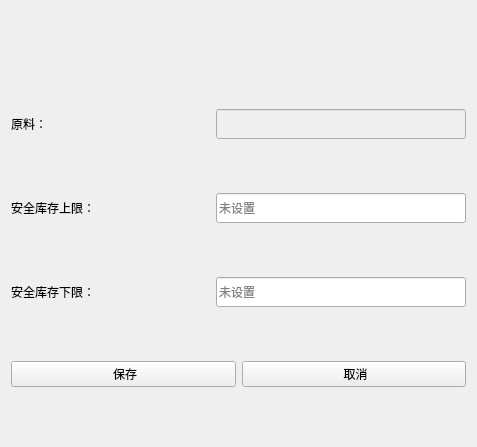
<?xml version="1.0" encoding="UTF-8"?>
<ui version="4.0">
 <class>SetDefaultLimit</class>
 <widget class="QWidget" name="SetDefaultLimit">
  <property name="geometry">
   <rect>
    <x>0</x>
    <y>0</y>
    <width>477</width>
    <height>447</height>
   </rect>
  </property>
  <property name="windowTitle">
   <string>Form</string>
  </property>
  <layout class="QVBoxLayout" name="verticalLayout">
   <item>
    <spacer name="horizontalSpacer">
     <property name="orientation">
      <enum>Qt::Horizontal</enum>
     </property>
     <property name="sizeHint" stdset="0">
      <size>
       <width>40</width>
       <height>25</height>
      </size>
     </property>
    </spacer>
   </item>
   <item>
    <spacer name="horizontalSpacer_2">
     <property name="orientation">
      <enum>Qt::Horizontal</enum>
     </property>
     <property name="sizeHint" stdset="0">
      <size>
       <width>40</width>
       <height>25</height>
      </size>
     </property>
    </spacer>
   </item>
   <item>
    <layout class="QHBoxLayout" name="horizontalLayout">
     <item>
      <widget class="QLabel" name="label">
       <property name="text">
        <string>原料：</string>
       </property>
      </widget>
     </item>
     <item>
      <widget class="QLineEdit" name="lineEditMatNumber">
       <property name="enabled">
        <bool>false</bool>
       </property>
       <property name="minimumSize">
        <size>
         <width>250</width>
         <height>30</height>
        </size>
       </property>
       <property name="maximumSize">
        <size>
         <width>250</width>
         <height>30</height>
        </size>
       </property>
       <property name="styleSheet">
        <string notr="true">color: rgb(0, 0, 0);</string>
       </property>
      </widget>
     </item>
    </layout>
   </item>
   <item>
    <layout class="QHBoxLayout" name="horizontalLayout_6">
     <item>
      <widget class="QLabel" name="labelUpper">
       <property name="text">
        <string>安全库存上限：</string>
       </property>
      </widget>
     </item>
     <item>
      <widget class="QLineEdit" name="lineEditUpper">
       <property name="minimumSize">
        <size>
         <width>250</width>
         <height>30</height>
        </size>
       </property>
       <property name="maximumSize">
        <size>
         <width>250</width>
         <height>16777215</height>
        </size>
       </property>
       <property name="placeholderText">
        <string>未设置</string>
       </property>
      </widget>
     </item>
    </layout>
   </item>
   <item>
    <layout class="QHBoxLayout" name="horizontalLayout_7">
     <item>
      <widget class="QLabel" name="labelLower">
       <property name="text">
        <string>安全库存下限：</string>
       </property>
      </widget>
     </item>
     <item>
      <widget class="QLineEdit" name="lineEditLower">
       <property name="minimumSize">
        <size>
         <width>250</width>
         <height>30</height>
        </size>
       </property>
       <property name="maximumSize">
        <size>
         <width>250</width>
         <height>16777215</height>
        </size>
       </property>
       <property name="placeholderText">
        <string>未设置</string>
       </property>
      </widget>
     </item>
    </layout>
   </item>
   <item>
    <layout class="QHBoxLayout" name="horizontalLayout_5">
     <item>
      <widget class="QPushButton" name="pushButtonSave">
       <property name="text">
        <string> 保存</string>
       </property>
       <property name="icon">
        <iconset resource="../../../res.qrc">
         <normaloff>:/image/image/确认.png</normaloff>:/image/image/确认.png</iconset>
       </property>
      </widget>
     </item>
     <item>
      <widget class="QPushButton" name="pushButtonCancel">
       <property name="text">
        <string> 取消</string>
       </property>
       <property name="icon">
        <iconset resource="../../../res.qrc">
         <normaloff>:/image/image/cancel.png</normaloff>:/image/image/cancel.png</iconset>
       </property>
      </widget>
     </item>
    </layout>
   </item>
  </layout>
 </widget>
 <resources>
  <include location="../../../res.qrc"/>
 </resources>
 <connections/>
</ui>
